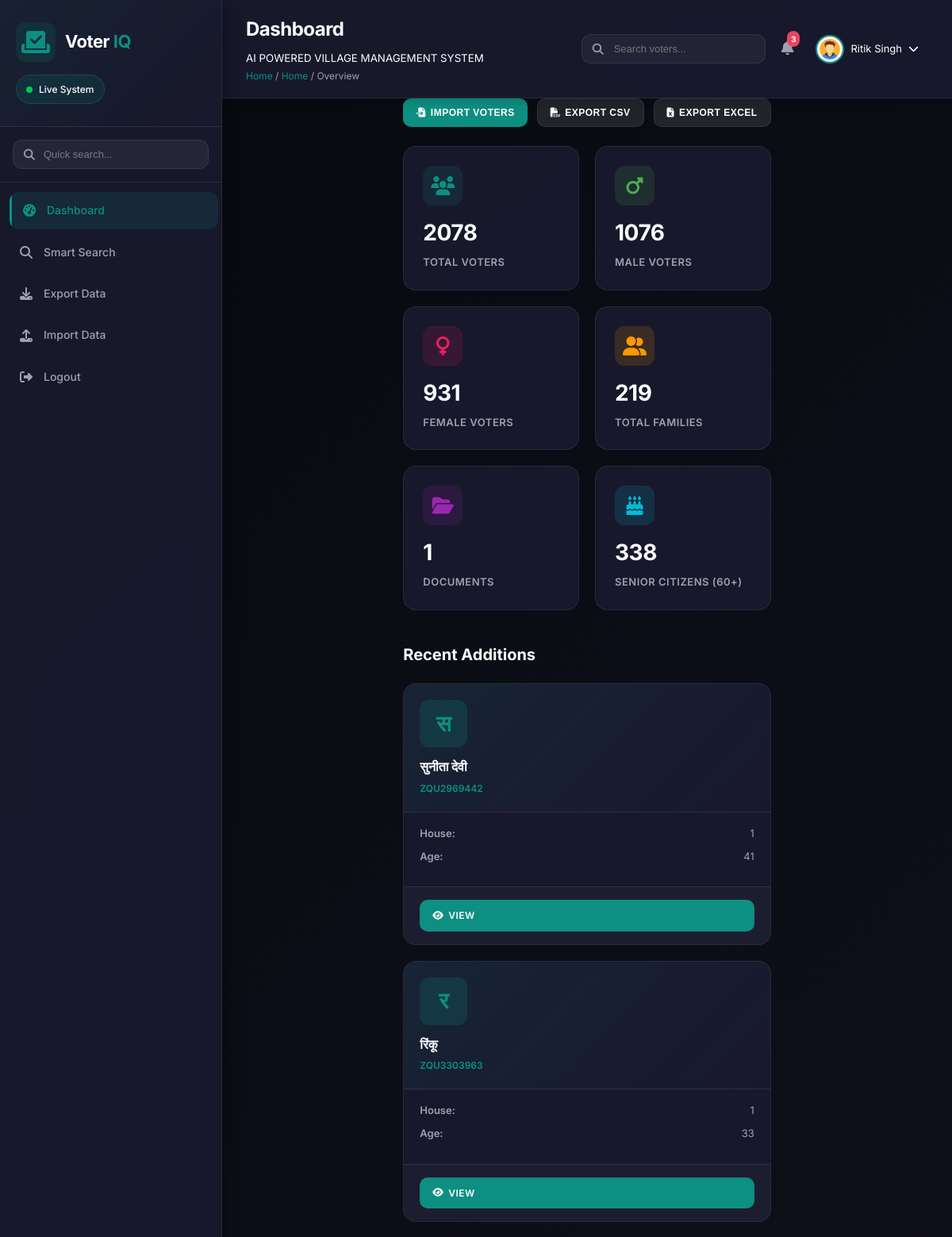
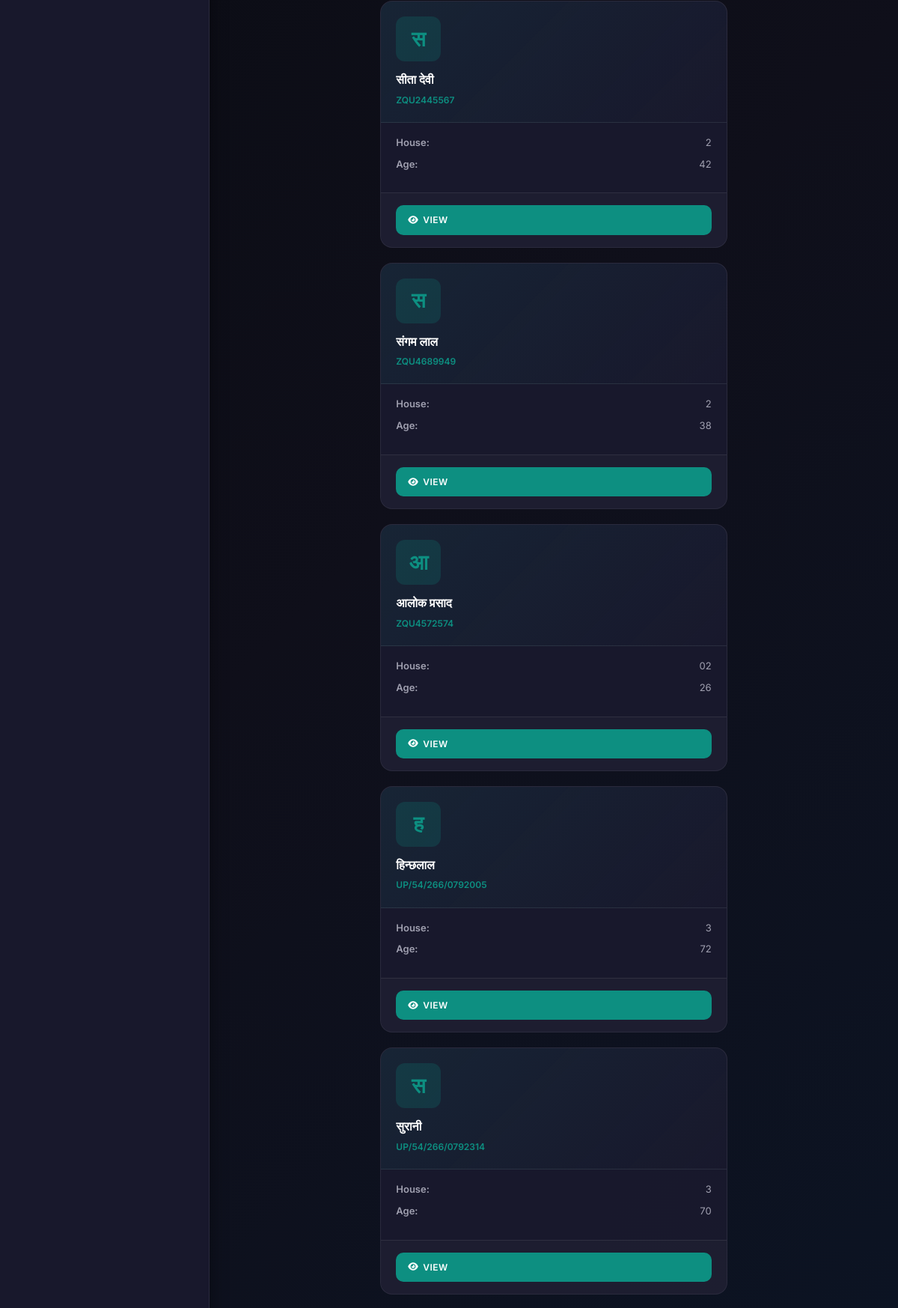
The app's page /dashboard (signed in, upper part) with its own data (2 pictures, top to bottom).
### tables this page shows
CREATE TABLE voters (
                id INTEGER PRIMARY KEY AUTOINCREMENT,
                serial_no TEXT UNIQUE,
                epic TEXT,
                name TEXT NOT NULL,
                name_hindi TEXT,
                relation_type TEXT,
                relation_name TEXT,
                house_no TEXT,
                age INTEGER,
                gender TEXT,
                mobile TEXT,
                category TEXT,
                village TEXT,
                notes TEXT,
                created_at TIMESTAMP DEFAULT CURRENT_TIMESTAMP,
                updated_at TIMESTAMP DEFAULT CURRENT_TIMESTAMP
            , name_hindi_translit TEXT, relation_name_translit TEXT);

### app.py (the view)
@app.route('/dashboard')
@login_required
def dashboard():
    stats = db.get_dashboard_stats()
    age_distribution = db.get_age_distribution()
    gender_ratio = db.get_gender_ratio()
    recent_voters = db.get_recent_voters(10)
    search_analytics = db.get_search_analytics(days=7)
    return render_template(
        'dashboard.html',
        stats=stats,
        age_distribution=age_distribution or [],
        gender_ratio=gender_ratio or [],
        recent_voters=recent_voters or [],
        search_analytics=search_analytics or {}
    )

### app.py (called while the page is built)
@login_manager.user_loader
def load_user(user_id):
    user = db.get_user_by_id(user_id)
    if user:
        return User(user['id'], user['username'], user['password'])
    return None

@app.before_request
def before_request():
    session.permanent = True
    app.permanent_session_lifetime = timedelta(hours=2)

### database.py (called while the page is built)
    def get_connection(self):
        conn = sqlite3.connect(self.db_path, timeout=self.QUERY_TIMEOUT)
        conn.row_factory = sqlite3.Row
        conn.execute('PRAGMA journal_mode=WAL')
        conn.execute('PRAGMA synchronous=NORMAL')
        conn.execute('PRAGMA cache_size=-64000')
        conn.execute('PRAGMA temp_store=MEMORY')
        conn.execute('PRAGMA query_only=FALSE')
        conn.execute('PRAGMA mmap_size=30000000')
        conn.execute('PRAGMA page_size=4096')
        return conn

    def get_user_by_id(self, user_id):
        conn = self.get_connection()
        cursor = conn.cursor()
        try:
            cursor.execute('SELECT * FROM users WHERE id = ?', (user_id,))
            user = cursor.fetchone()
            return dict(user) if user else None
        except Exception as e:
            logger.error(f'Error getting user: {str(e)}')
            return None
        finally:
            conn.close()

    def get_gender_ratio(self):
        conn = self.get_connection()
        cursor = conn.cursor()
        try:
            cursor.execute('''
                SELECT gender, COUNT(*) as count
                FROM voters
                WHERE gender IS NOT NULL
                GROUP BY gender
            ''')
            ratio = [dict(row) for row in cursor.fetchall()]
            return ratio
        except Exception as e:
            logger.error(f'Error getting gender ratio: {str(e)}')
            return []
        finally:
            conn.close()

    def get_recent_voters(self, limit=10):
        conn = self.get_connection()
        cursor = conn.cursor()
        try:
            cursor.execute('''
                SELECT * FROM voters
                ORDER BY created_at DESC
                LIMIT ?
            ''', (limit,))
            recent = [dict(row) for row in cursor.fetchall()]
            return recent
        except Exception as e:
            logger.error(f'Error getting recent voters: {str(e)}')
            return []
        finally:
            conn.close()

### templates/dashboard.html (shortened to what this page needs)
{% extends "base.html" %}
{% block breadcrumb %}<a href="{{ url_for('dashboard') }}">Home</a> / <span>Overview</span>{% endblock %}
{% block content %}
<div class="page-actions" style="display:flex;flex-wrap:wrap;gap:12px;margin-bottom:24px;">
    <button class="btn btn-primary" type="button" onclick="openModal('importModal')">
        <i class="fas fa-file-import"></i> Import Voters
    </button>
    <button class="btn btn-secondary" type="button" onclick="exportData('csv')">
        <i class="fas fa-file-csv"></i> Export CSV
    </button>
    <button class="btn btn-secondary" type="button" onclick="exportData('excel')">
        <i class="fas fa-file-excel"></i> Export Excel
    </button>
</div>
<div class="stats-grid">
    <div class="stat-card">
        <div class="stat-icon"><i class="fas fa-users"></i></div>
        <div class="stat-value">{{ stats.total_voters|default(0) }}</div>
        <div class="stat-label">Total Voters</div>
    </div>
    <div class="stat-card">
        <div class="stat-icon" style="color: #4CAF50; background: rgba(76, 175, 80, 0.15);"><i class="fas fa-mars"></i></div>
        <div class="stat-value">{{ stats.male_count|default(0) }}</div>
        <div class="stat-label">Male Voters</div>
    </div>
    <div class="stat-card">
        <div class="stat-icon" style="color: #E91E63; background: rgba(233, 30, 99, 0.15);"><i class="fas fa-venus"></i></div>
        <div class="stat-value">{{ stats.female_count|default(0) }}</div>
        <div class="stat-label">Female Voters</div>
    </div>
    <div class="stat-card">
        <div class="stat-icon" style="color: #FF9800; background: rgba(255, 152, 0, 0.15);"><i class="fas fa-user-friends"></i></div>
        <div class="stat-value">{{ stats.families_count|default(0) }}</div>
        <div class="stat-label">Total Families</div>
    </div>
    <div class="stat-card">
        <div class="stat-icon" style="color: #9C27B0; background: rgba(156, 39, 176, 0.15);"><i class="fas fa-folder-open"></i></div>
        <div class="stat-value">{{ stats.doc_count|default(0) }}</div>
        <div class="stat-label">Documents</div>
    </div>
    <div class="stat-card">
        <div class="stat-icon" style="color: #00BCD4; background: rgba(0, 188, 212, 0.15);"><i class="fas fa-birthday-cake"></i></div>
        <div class="stat-value">{{ stats.senior_count|default(0) }}</div>
        <div class="stat-label">Senior Citizens (60+)</div>
    </div>
</div>
<h2 style="margin-top: 40px; margin-bottom: 20px; font-size: 20px;">Recent Additions</h2>
<div class="results-grid">
    {% if recent_voters %}
        {% for voter in recent_voters %}
        <div class="voter-card">
            <div class="voter-card-header">
                <div class="voter-card-avatar">{{ voter.name[0]|upper if voter.name else '?' }}</div>
                <div class="voter-card-name">{{ voter.name }}</div>
                <div class="voter-card-epic">{{ voter.epic or 'No EPIC' }}</div>
            </div>
            <div class="voter-card-body">
                <div class="voter-card-info">
                    {% if voter.house_no %}<div class="voter-card-info-item"><span class="voter-card-info-label">House:</span><span>{{ voter.house_no }}</span></div>{% endif %}
                    {% if voter.age %}<div class="voter-card-info-item"><span class="voter-card-info-label">Age:</span><span>{{ voter.age }}</span></div>{% endif %}
                </div>
            </div>
            <div class="voter-card-footer">
                <a href="/voter/{{ voter.id }}" class="btn btn-primary"><i class="fas fa-eye"></i> View</a>
            </div>
        </div>
        {% endfor %}
    {% else %}
    <div style="grid-column: 1 / -1; text-align: center; padding: 40px;">
        <i class="fas fa-inbox" style="font-size: 48px; color: var(--text-tertiary); margin-bottom: 20px;"></i>
        <h3>No voters yet</h3>
        <p>Import voters from CSV to get started</p>
    </div>
    {% endif %}
</div>
{% endblock %}

### templates/base.html (shortened to what this page needs)
<!DOCTYPE html>
<html lang="en">
<head>
    <link
        rel="stylesheet"
        href="
https://cdnjs.cloudflare.com/ajax/libs/font-awesome/6.4.0/css/all.min.css
        "
    >
    <link
        rel="stylesheet"
        href="
{{ url_for('static', filename='css/style.css') }}
        "
    >
</head>
<body>
    <div class="app-container">
        <aside
            class="sidebar"
            id="sidebar"
        >
            <div class="sidebar-header">
                <div class="logo">
                    <i class="fas fa-vote-yea"></i>
                    <h2>
                        Voter
                        <span>IQ</span>
                    </h2>
                </div>
                <div class="system-badge">
                    <span class="status-dot online"></span>
                    Live System
                </div>
            </div>
         <div class="sidebar-search">
    <div class="search-container">
        <i class="fas fa-search"></i>
        <input
            type="text"
            id="mobileSearch"
            placeholder="Quick search..."
            autocomplete="off"
        >
    </div>
</div>
            <nav class="sidebar-nav">
                <a
                    href="{{ url_for('dashboard') }}"
                    class="
                        nav-item
                        {% if request.endpoint == 'dashboard' %}
                        active
                        {% endif %}
                    "
                >
                    <i class="fas fa-tachometer-alt"></i>
                    <span>Dashboard</span>
                </a>
                <a
                    href="{{ url_for('search') }}"
                    class="
                        nav-item
                    "
                >
                    <i class="fas fa-search"></i>
                    <span>Smart Search</span>
                </a>
                <a
                    href="#"
                    id="exportBtn"
                    class="nav-item"
                >
                    <i class="fas fa-download"></i>
                    <span>Export Data</span>
                </a>
                <a
                    href="#"
                    id="importBtn"
                    class="nav-item"
                >
                    <i class="fas fa-upload"></i>
                    <span>Import Data</span>
                </a>
                <a
                    href="{{ url_for('logout') }}"
                    class="nav-item"
                >
                    <i class="fas fa-sign-out-alt"></i>
                    <span>Logout</span>
                </a>
            </nav>
        </aside>
        <main class="main-content">
            <header class="top-header">
                <div class="header-left">
                    <div>
                        <h1>
                            {% block header_title %}
                            Dashboard
                            {% endblock %}
                        </h1>
                        <small class="header-subtitle">
                            AI POWERED VILLAGE MANAGEMENT SYSTEM
                        </small>
                    </div>
                    <div class="breadcrumb">
                        <a href="#">Home</a>
                        <span>/</span>
                        <span>
                            {% block breadcrumb %}{% endblock %}
                        </span>
                    </div>
                </div>
                <div class="header-right">
                    <div class="header-search">
    <div class="search-wrapper">
        <i class="fas fa-search"></i>
        <input
            type="text"
            id="globalSearch"
            placeholder="Search voters..."
            autocomplete="off"
        >
    </div>
</div>
                    <div class="profile-section">
                        <div class="notifications">
                            <i class="fas fa-bell"></i>
                            <span class="badge">3</span>
                        </div>
                        <div class="profile-dropdown">
                            <img
                                src="
{{ url_for('static', filename='images/admin.png') }}
                                "
                                alt="Admin Profile"
                                onerror="
this.src='{{ url_for('static', filename='images/default-avatar.png') }}'
                                "
                            >
                            <span>
                                Ritik Singh
                            </span>
                            <i class="fas fa-chevron-down"></i>
                        </div>
                    </div>
                </div>
            </header>
            <div class="content-wrapper">
                {% block content %}{% endblock %}
            </div>
        </main>
    </div>
</body>
</html>

### records on screen
voters: name "स", name "सुनीता देवी", epic "ZQU2969442", house_no "1", age "41"
voters: name "र", name "रिंकू", epic "ZQU3303963", house_no "1", age "33"
voters: name "स", name "सीता देवी", epic "ZQU2445567", house_no "2", age "42"
voters: name "स", name "संगम लाल", epic "ZQU4689949", house_no "2", age "38"
voters: name "आ", name "आलोक प्रसाद", epic "ZQU4572574", house_no "02", age "26"
voters: name "ह", name "हिन्छलाल", epic "UP/54/266/0792005", house_no "3", age "72"
voters: name "स", name "सुरानी", epic "UP/54/266/0792314", house_no "3", age "70"

### other values on screen
{{ stats.total_voters|default(0) }} "2078"
{{ stats.male_count|default(0) }} "1076"
{{ stats.female_count|default(0) }} "931"
{{ stats.families_count|default(0) }} "219"
{{ stats.doc_count|default(0) }} "1"
{{ stats.senior_count|default(0) }} "338"
